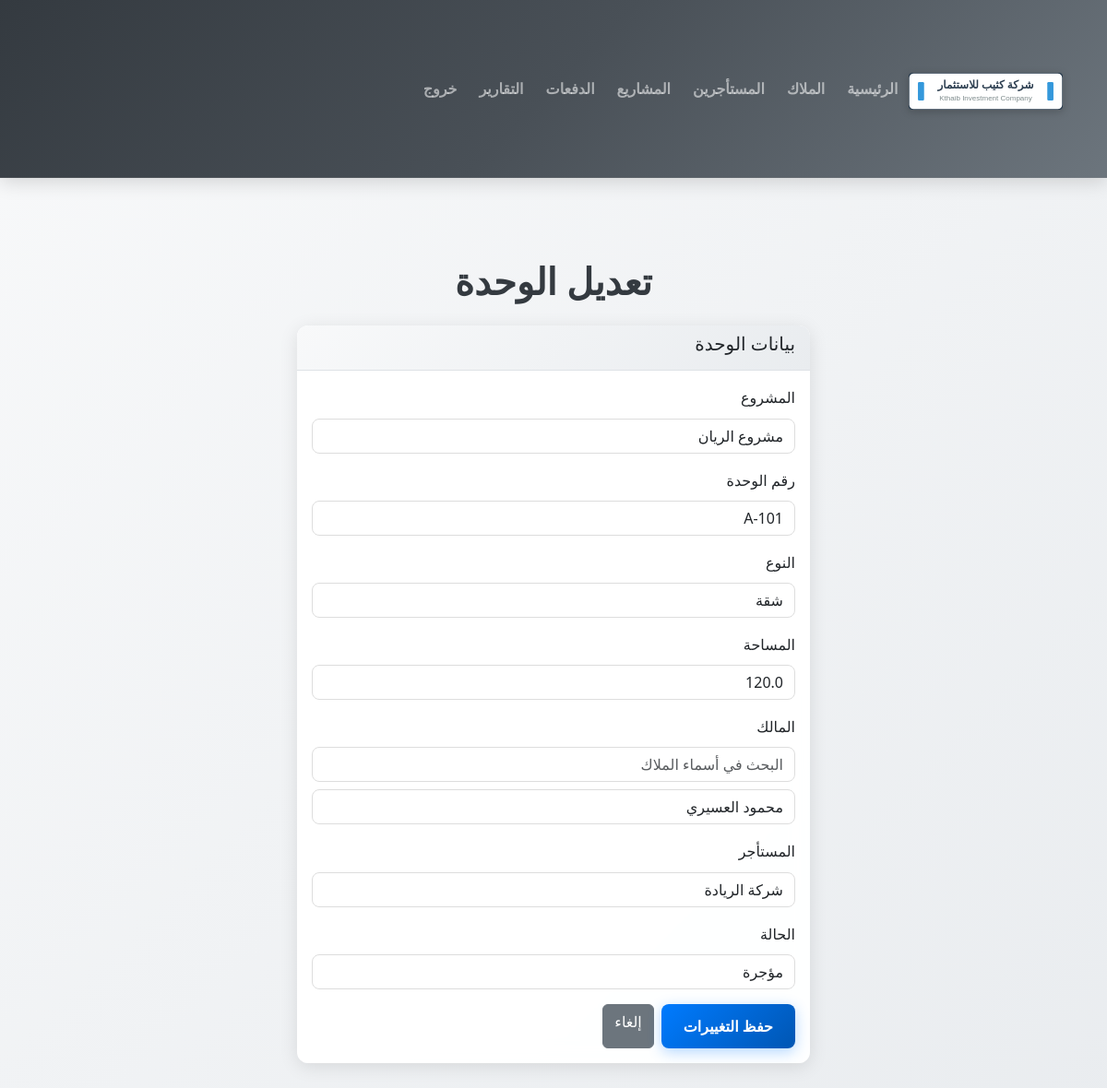
Page /edit_unit/1 on the committed database.
### app.py (models this page shows)
class Unit(db.Model):
    id = db.Column(db.Integer, primary_key=True)
    project_id = db.Column(db.Integer, db.ForeignKey('project.id'), nullable=False)
    unit_number = db.Column(db.String(50))
    type = db.Column(db.String(50))
    area = db.Column(db.Float)
    owner_id = db.Column(db.Integer, db.ForeignKey('owner.id'), nullable=True)
    tenant_id = db.Column(db.Integer, db.ForeignKey('tenant.id'), nullable=True)
    status = db.Column(db.String(50), default='available')

class Project(db.Model):
    id = db.Column(db.Integer, primary_key=True)
    name = db.Column(db.String(150), nullable=False)
    location = db.Column(db.String(150))
    description = db.Column(db.Text)

class Owner(db.Model):
    id = db.Column(db.Integer, primary_key=True)
    name = db.Column(db.String(120), nullable=False)
    national_id = db.Column(db.String(50))
    phone = db.Column(db.String(50))
    email = db.Column(db.String(120))
    address = db.Column(db.String(255))
    sab_number = db.Column(db.String(50))  # رقم الساب
    tenants = db.relationship('Tenant', backref='owner', lazy=True)

class Tenant(db.Model):
    id = db.Column(db.Integer, primary_key=True)
    name = db.Column(db.String(120), nullable=False)
    phone = db.Column(db.String(50))
    contract_start = db.Column(db.Date)
    contract_end = db.Column(db.Date)
    contract_number = db.Column(db.String(100))
    contract_file = db.Column(db.String(255))  # File path for uploaded contract
    sab_number = db.Column(db.String(50))  # رقم الساب
    owner_id = db.Column(db.Integer, db.ForeignKey('owner.id'), nullable=False)  # ربط بالمالك

### app.py (the view, shortened to what this page needs)
@app.route('/edit_unit/<int:unit_id>', methods=['GET', 'POST'])
def edit_unit(unit_id):
    unit = db.session.get(Unit, unit_id)
    if not unit:
        flash('الوحدة غير موجودة.', 'error')
        return redirect(url_for('projects_view'))
    projects = Project.query.all()
    owners = Owner.query.all()
    tenants = Tenant.query.all()
    return render_template('edit_unit.html', unit=unit, projects=projects, owners=owners, tenants=tenants)

### templates/edit_unit.html (shortened to what this page needs)
<!DOCTYPE html>
<html lang="ar" dir="rtl">
<head>
    <link href="https://cdn.jsdelivr.net/npm/bootstrap@5.3.0/dist/css/bootstrap.min.css" rel="stylesheet">
    <link href="https://www.fontstatic.com/f=jazeera,jazeera-light" rel="stylesheet">
    <link rel="stylesheet" href="{{ url_for('static', filename='custom.css') }}">
</head>
<body>
    <nav class="navbar navbar-expand-lg navbar-dark bg-dark">
        <div class="container">
            <a class="navbar-brand" href="{{ url_for('dashboard') }}">
                <img src="{{ url_for('static', filename='logo.svg') }}" alt="شركة كثيب للاستثمار" height="40">
            </a>
            <div class="navbar-nav ms-auto">
                <a class="nav-link" href="{{ url_for('dashboard') }}">الرئيسية</a>
                <a class="nav-link" href="{{ url_for('owners_view') }}">الملاك</a>
                <a class="nav-link" href="{{ url_for('tenants_view') }}">المستأجرين</a>
                <a class="nav-link" href="{{ url_for('projects_view') }}">المشاريع</a>
                <a class="nav-link" href="{{ url_for('payments_view') }}">الدفعات</a>
                <a class="nav-link" href="{{ url_for('reports_view') }}">التقارير</a>
                <a class="nav-link" href="{{ url_for('logout') }}">خروج</a>
            </div>
        </div>
    </nav>
    <div class="container mt-4">
        <h1>تعديل الوحدة</h1>
        <div class="row justify-content-center">
            <div class="col-md-6">
                <div class="card">
                    <div class="card-header">
                        <h5>بيانات الوحدة</h5>
                    </div>
                    <div class="card-body">
                        <form method="POST">
                            <div class="mb-3">
                                <label for="project_id" class="form-label">المشروع</label>
                                <select class="form-control" id="project_id" name="project_id" required>
                                    {% for project in projects %}
                                    <option value="{{ project.id }}" {% if project.id == unit.project_id %}selected{% endif %}>{{ project.name }}</option>
                                    {% endfor %}
                                </select>
                            </div>
                            <div class="mb-3">
                                <label for="unit_number" class="form-label">رقم الوحدة</label>
                                <input type="text" class="form-control" id="unit_number" name="unit_number" value="{{ unit.unit_number }}" required maxlength="50">
                            </div>
                            <div class="mb-3">
                                <label for="type" class="form-label">النوع</label>
                                <input type="text" class="form-control" id="type" name="type" value="{{ unit.type }}" maxlength="50">
                            </div>
                            <div class="mb-3">
                                <label for="area" class="form-label">المساحة</label>
                                <input type="number" step="0.01" class="form-control" id="area" name="area" value="{{ unit.area }}" min="0">
                            </div>
                            <div class="mb-3">
                                <label for="owner_id" class="form-label">المالك</label>
                                <input type="text" class="form-control mb-2" id="owner_search" placeholder="البحث في أسماء الملاك">
                                <select class="form-control" id="owner_id" name="owner_id">
                                    {% for owner in owners %}
                                    <option value="{{ owner.id }}" {% if owner.id == unit.owner_id %}selected{% endif %}>{{ owner.name }}</option>
                                    {% endfor %}
                                </select>
                            </div>
                            <div class="mb-3">
                                <label for="tenant_id" class="form-label">المستأجر</label>
                                <select class="form-control" id="tenant_id" name="tenant_id">
                                    {% for tenant in tenants %}
                                    <option value="{{ tenant.id }}" {% if tenant.id == unit.tenant_id %}selected{% endif %}>{{ tenant.name }}</option>
                                    {% endfor %}
                                </select>
                            </div>
                            <div class="mb-3">
                                <label for="status" class="form-label">الحالة</label>
                                <select class="form-control" id="status" name="status" required>
                                    <option value="rented" {% if unit.status == 'rented' %}selected{% endif %}>مؤجرة</option>
                                </select>
                            </div>
                            <div class="d-flex gap-2">
                                <button type="submit" class="btn btn-primary">حفظ التغييرات</button>
                                <a href="{{ url_for('projects_view') }}" class="btn btn-secondary">إلغاء</a>
                            </div>
                        </form>
                    </div>
                </div>
            </div>
        </div>
    </div>
</body>
</html>

### static/custom.css (style rules this page uses)
:root { --primary-color: #007bff; --secondary-color: #6c757d; --success-color: #28a745; --info-color: #17a2b8; --warning-color: #ffc107; --danger-color: #dc3545; --light-bg: #f8f9fa; --dark-bg: #343a40; --shadow: 0 4px 20px rgba(0,0,0,0.1); --border-radius: 0.75rem; --transition: all 0.3s ease; }
body { font-family: 'Jazeera', 'Jazeera Light', 'Segoe UI', Tahoma, Geneva, Verdana, sans-serif; background: linear-gradient(135deg, #f8f9fa 0%, #e9ecef 25%, #f8f9fa 50%, #e9ecef 75%, #f8f9fa 100%); background-size: 400% 400%; animation: gradientShift 15s ease infinite; line-height: 1.7; color: #495057; min-height: 100vh; }
.navbar-brand { font-weight: bold; font-size: 1.5rem; }
.card { border: none; box-shadow: var(--shadow); transition: var(--transition); border-radius: var(--border-radius); backdrop-filter: blur(10px); background: rgba(255, 255, 255, 0.95); margin-bottom: 1.5rem; position: relative; overflow: hidden; }
.card::before { content: ''; position: absolute; top: 0; left: 0; right: 0; height: 4px; background: linear-gradient(90deg, var(--primary-color), var(--success-color), var(--info-color)); opacity: 0; transition: opacity 0.3s ease; }
.btn-primary { background: linear-gradient(135deg, var(--primary-color) 0%, #0056b3 100%); border: none; transition: var(--transition); border-radius: var(--border-radius); font-weight: 600; padding: 0.75rem 1.5rem; position: relative; overflow: hidden; box-shadow: 0 4px 15px rgba(0,123,255,0.3); }
.btn-primary::before { content: ''; position: absolute; top: 0; left: -100%; width: 100%; height: 100%; background: linear-gradient(90deg, transparent, rgba(255,255,255,0.2), transparent); transition: left 0.5s; }
.form-control { border-radius: 0.5rem; border: 1px solid #ddd; transition: border-color 0.3s, box-shadow 0.3s; }
.card-header { background: linear-gradient(135deg, #f8f9fa 0%, #e9ecef 100%); border-bottom: 1px solid #dee2e6; font-weight: 600; }
@media (max-width: 1200px) { .container, .container-fluid { padding-left: 2rem; padding-right: 2rem; } }
.form-control { position: relative; transition: all 0.3s cubic-bezier(0.4, 0, 0.2, 1); }
body { background: linear-gradient(135deg, #f8f9fa 0%, #e9ecef 100%); min-height: 100vh; }
.container, .container-fluid { padding-top: 3rem; padding-bottom: 3rem; max-width: 1400px; }
.row { margin-bottom: 2.5rem; }
h1, h3 { color: #343a40; margin-bottom: 1.5rem; font-weight: 700; }
h1 { text-align: center; margin-top: 1rem; }
.navbar { box-shadow: 0 4px 20px rgba(0,0,0,0.15); background: linear-gradient(135deg, var(--dark-bg) 0%, #495057 50%, #6c757d 100%); backdrop-filter: blur(10px); border-bottom: 1px solid rgba(255,255,255,0.1); padding: 1rem 0; }
.navbar-brand { font-size: 2rem; font-weight: 900; text-shadow: 0 2px 4px rgba(0,0,0,0.3); transition: var(--transition); }
.navbar-brand img { max-height: 55px; width: auto; object-fit: contain; filter: drop-shadow(0 2px 4px rgba(0,0,0,0.2)); transition: var(--transition); }
.nav-link { font-weight: 600; transition: var(--transition); padding: 0.75rem 1.25rem; border-radius: 0.5rem; margin: 0 0.25rem; position: relative; overflow: hidden; }
.nav-link::before { content: ''; position: absolute; top: 0; left: -100%; width: 100%; height: 100%; background: linear-gradient(90deg, transparent, rgba(0,123,255,0.2), transparent); transition: left 0.5s; }
.form-control { border-radius: 0.5rem; }
.btn-primary { border-radius: 0.5rem; font-weight: 600; }
@media (min-width: 1200px) { .container { max-width: 1400px; } }

### rows in the picture
Unit: project_id "مشروع الريان", unit_number "A-101", type "شقة", area "120.0", owner_id "محمود العسيري", tenant_id "شركة الريادة", status "مؤجرة"
